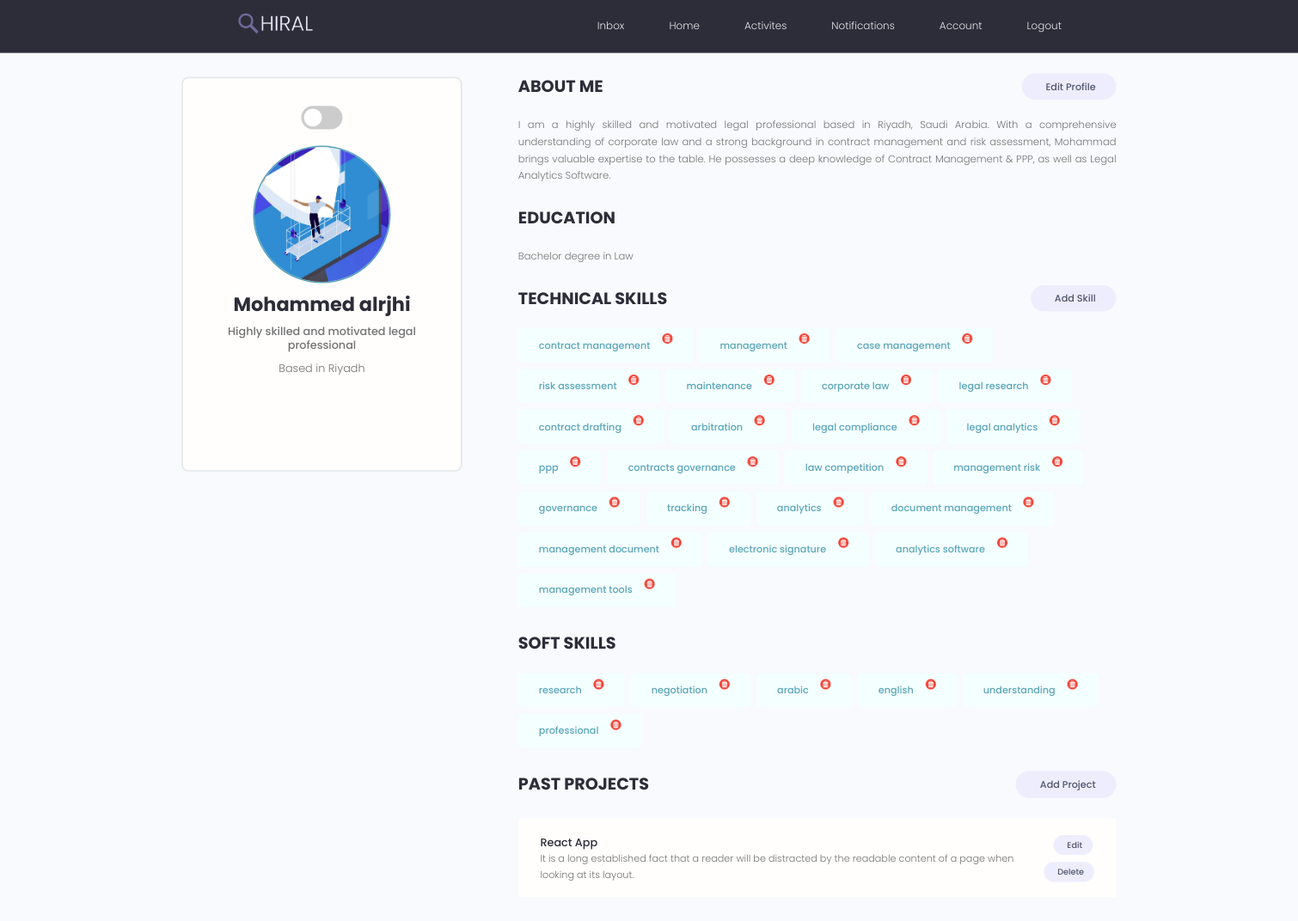
The page /account/ (signed in) on the database its author committed.
### accounts/models.py (models this page shows, shortened)
class Seeker(models.Model):
    user = models.OneToOneField(User, on_delete=models.CASCADE, primary_key=True)
    name = models.CharField(max_length=200, blank=True, null=True)
    email = models.EmailField(max_length=500, blank=True, null=True)
    username = models.CharField(max_length=200, blank=True, null=True)
    cv = models.FileField(upload_to='uploads/', null=True, blank=False)
    city = models.ForeignKey(City, on_delete=models.SET_NULL, null=True, blank=False)
    age = models.IntegerField(range(1, 75),null=True, blank=True)
    short_intro = models.CharField(max_length=200, null=True, blank=True)
    education = models.CharField(max_length=200, null=True, blank=True)
    bio = models.TextField(null=True, blank=True)
    profile_image =models.ImageField(null=True, blank=True, default='user-default.png')
    social_github = models.CharField(max_length=200, null=True, blank=True)
    social_twitter = models.CharField(max_length=200, null=True, blank=True)
    social_linkedin = models.CharField(max_length=200, null=True, blank=True)
    social_website = models.CharField(max_length=200, null=True, blank=True)
    is_active=models.BooleanField(default=True)
    numPOffers=models.IntegerField(range(1, 200), null=True)

class User(AbstractUser):
    email = models.EmailField(unique=True)
    email_verified = models.BooleanField(default=False)
    is_Seeker = models.BooleanField(default=False)
    is_Recruiter = models.BooleanField(default=False)

class City(models.Model):
    name = models.CharField(max_length=30)
    def __str__(self):
        return self.name

class Skill(models.Model):
    owner = models.ForeignKey(Seeker, on_delete=models.CASCADE,null=True, blank=True)
    category = models.ForeignKey(KnowledgeArea, on_delete=models.CASCADE, null=True, blank=False)
    name = models.CharField(max_length=200, blank=False, null=False)

class Project(models.Model):
    owner = models.ForeignKey(Seeker, on_delete=models.CASCADE,null=True, blank=True)
    name = models.CharField(max_length=200, blank=True)
    description = models.TextField(null=True,blank=True)
    link = models.CharField(max_length=200, null=True, blank=True)
    created = models.TextField(null=True,blank=True)
    id=models.UUIDField(default= uuid.uuid4, unique=True, primary_key=True, editable=False)

### accounts/views.py (the view)
# urls.py: path('account/', views.userAccount, name='account'),
@login_required(login_url='login')
def userAccount(request):
    applications = []
    skills = []
    account = None
    category = None
    projects = None
    job_posts = []
    selected_city = None
    month_year = None
    scores = []
    pie_data = []
    pie_labels = []
    histogram_data = []
    histogram_labels = []
    histogram_context = {}
    knowledge_areas_context = {}
    job_post_max = 1000
    form = UserAccountForm(request.POST or None)
    knowledge_areas = KnowledgeArea.objects.all()
    applications = Applications.objects.all()
    if request.user.is_Seeker:
            account = request.user.seeker
            skills = account.skill_set.all()
            category = get_object_or_404(KnowledgeArea, name='Soft skills')
            projects = account.project_set.all()
            seeker = get_object_or_404(Seeker, email=request.user.email)
            applications = Applications.objects.filter(seeker=seeker)
    if request.method == 'POST' and form.is_valid() and request.user.is_Recruiter:
        selected_city = form.cleaned_data.get('city')
        month_year = form.cleaned_data.get('month_year')
        if request.user.is_Recruiter:
            account = request.user.recruiter
            job_posts = JobPost.objects.all()
            print("knowledge_areas: " + str(knowledge_areas))
            print("applications: " + str(applications))
            for knowledge_area in knowledge_areas:
                if month_year is not None:
                    knowledge_areas_context[knowledge_area.name] = Applications.objects.filter(
                        jobpost__job_category__name=knowledge_area,
                        seeker__city__name=selected_city,
                        month_year=month_year).count()
                else:
                    knowledge_areas_context[knowledge_area.name] = Applications.objects.filter(
                        jobpost__job_category__name=knowledge_area,
                        seeker__city__name=selected_city).count()
            pie_labels = list(knowledge_areas_context.keys())
            pie_data = list(knowledge_areas_context.values())
            for knowledge_area in knowledge_areas:
                if month_year is not None:
                    histogram_context[knowledge_area.name] = JobPost.objects.filter(job_category__name=knowledge_area,
                                                                                    city__name=selected_city,
                                                                                    month_year=month_year).count()
                else:
                    histogram_context[knowledge_area.name] = JobPost.objects.filter(job_category__name=knowledge_area,
                                                                                    city__name=selected_city).count()
            print("histogram_context" + str(histogram_context))
            histogram_labels = list(histogram_context.keys())
            histogram_data = list(histogram_context.values())
            job_post_max=max(histogram_context, key=lambda key: histogram_context[key])
    else:
        for knowledge_area in knowledge_areas:
            category = get_object_or_404(KnowledgeArea, name='Soft skills')
            category2 = get_object_or_404(KnowledgeArea, name='Education')
            if knowledge_area == category or knowledge_area == category2  :
                print(123)
                continue
                print(123)
            knowledge_areas_context[knowledge_area.name] = Applications.objects.filter(
                jobpost__job_category__name=knowledge_area).count()
            histogram_context[knowledge_area.name] = JobPost.objects.filter(
                job_category__name=knowledge_area).count()
        pie_labels = list(knowledge_areas_context.keys())
        pie_data = list(knowledge_areas_context.values())
        histogram_labels = list(histogram_context.keys())
        histogram_data = list(histogram_context.values())
        job_post_max = max(histogram_context, key=lambda key: histogram_context[key])
    all_cities = City.objects.all()
    try:
        last_record = NumberOfViews.objects.latest('id')
        last_count = last_record.count
        print("Last record is: " + str(last_record))
        print("Last count is: " + str(last_count))
        new_record = NumberOfViews(count=last_record.count + 1)
        new_record.save()
    except NumberOfViews.DoesNotExist:
        last_record = None
        last_count = 0
        print("Last record is: " + str(last_record))
        print("Last count is: " + str(last_count))
        new_record = NumberOfViews(count=1)
        new_record.save()
    if selected_city is None:
        selected_city = "True"
    else:
        applications = Applications.objects.filter(seeker__city__name=selected_city)
    if month_year is None:
        month_year = ""
    if request.user.is_Recruiter:
            account = request.user.recruiter
    context = {'account': account, 'skills': skills, 'sk': category, 'all_cities': all_cities, 'selected_city': selected_city, 'month_year': month_year,
               'projects': projects, 'last_record': last_record,
               'last_count': last_count, "applications_length": len(applications),
               'job_post_max': job_post_max, 'pie_labels': pie_labels,'pie_data': pie_data,
               'histogram_labels': histogram_labels, 'histogram_data': histogram_data, 'scores': scores
               }
    return render(request, 'account.html', context)

### templates/account.html (shortened to what this page needs)
{% extends 'main.html' %}
{% block content %}
{% load static %}
{% if account.user.is_Seeker %}
  <main class="settingsPage profile my-md">
    <div class="container">
      <div class="layout">
        <div class="column column--1of3">
          <div class="card text-center">
            <div class="card__body dev" style="height: 570px;" >
              {% if account.user.is_Seeker %}
              <label class="switch">
                <span class="slider round"></span>
              </label>
              <br>
              {% endif %}
            <br>
              <img class="avatar avatar--xl dev__avatar" src="{{account.profile_image.url}}" />
              <h2 class="dev__name">{{user.first_name}}</h2>
              {% if account.short_intro %}
              <p class="dev__title">{{account.short_intro}}</p>
              {% endif %}
              <p class="dev__location">Based in {{account.city}}</p>
              <br>
            </div>
          </div>
        </div>
        <div class="column column--2of3">
          <div class="settings">
            {%if account.user.is_Seeker %}
            <h3 class="settings__title">About Me</h3>
            {% endif %}
            <a class="tag tag--pill tag--sub settings__btn tag--lg" href="{% url 'edit-account' %}"> Edit Profile</a>
          </div>
          {%if account.user.is_Seeker %}
          <div class="devInfo">
            <br>
            <p class="devInfo__about">
             {% if account.bio %}
              {% autoescape on %}
              {{ account.bio | linebreaksbr }}
              {% endautoescape %}
              {% else %}
              you don't have bio.
              {% endif %}
            </p>
          </div>
          {% endif %}
          {%if account.user.is_Seeker %}
          {% if account.education %}
          <div class="settings">
            <h3 class="settings__title">Education</h3>
          </div>
          <div class="devInfo">
            <br>
            <p class="devInfo__about">
              {% autoescape on %}
              {{ account.education | linebreaksbr }}
              {% endautoescape %}
            </p>
          </div>
          {%endif %}
          <div class="settings">
            <h3 class="settings__title">Technical skills</h3>
            <a class="tag tag--pill tag--sub settings__btn tag--lg" href="{% url 'add-skill' %}"> Add Skill</a>
          </div>
          <br>
              {% for skill in skills %}
              {% if skill.category != sk %}
                <span  class="tag  tag--lg tag--main" style="background-color:  #f4ffff">
                  <small style="background-color:  #f4ffff">{{skill.name}} &nbsp</small>
                  <a href="{% url 'delete-skill' skill.name %}"> <img style="width:15px;height:15px; margin-bottom: 10px; margin-left: 10px;" src='{% static "images/3687412.png" %}' alt="Delete" /></a>
                </span>
              {% endif%}
              {% endfor %}
              <br>
          <br>
          <h3 class="settings__title">Soft skills</h3>
          <br>
              {% for skill in skills %}
              {% if skill.category == sk %}
                <span  class="tag  tag--lg tag--main" style="background-color:  #f4ffff">
                 <small style="background-color:  #f4ffff">{{skill.name}} &nbsp </small>
                 <a href="{% url 'delete-skill' skill.name %}"><img style="width:15px;height:15px; margin-bottom: 10px; margin-left: 10px;" src='{% static "images/3687412.png" %}' alt="Delete" /></a>
                </span>
              {% endif%}
              {% endfor %}
          <br>
          <br>
          <div class="settings">
            <h3 class="settings__title">Past Projects</h3>
            <a class="tag tag--pill tag--sub settings__btn tag--lg" href="{% url 'create-project' %}"> Add Project</a>
          </div>
          {%if projects%}
          <table class="settings__table">
            {% for Project in projects %}
            <tr>
              <td class="settings__tableInfo">
                <h4>{{ Project.name}}   </h4>
                <p>
                  {{ Project.description}}
                  <a href="{{ Project.link }}" class="zmdi zmdi-share" style="color:#49899b;"></a>
                </p>
              </td>
              <td class="settings__tableActions">
                <a class="tag tag--pill tag--sub settings__btn" href="{% url 'update-project' Project.id %}"> Edit</a>
                <a class="tag tag--pill tag--sub  settings__btn" href="{% url 'delete-project' Project.id %}">
                  Delete</a>
              </td>
            </tr>
            {% endfor %}
          </table>
          {% else %}
          <br>
          <p class="devInfo__about">you don't have any projects</p>
          {% endif %}
          {% else %}
          <br>
          {% endif %}
        </div>
      </div>
    </div>
  </main>
{%endif%}
  {% endblock content %}

### rows shown on the page
Seeker: profile_image (picture), short_intro "Highly skilled and motivated legal professional", city "Riyadh", bio "I am a highly skilled and motivated legal professional based in Riyadh, Saudi Arabia. With a comprehensive understanding of corporate law and a strong background in contract management and risk assessment, Mohammad brings valuable expertise to the table. He possesses a deep knowledge of Contract Management & PPP, as well as Legal Analytics Software.", education "Bachelor degree in Law"
User: first_name "Mohammed alrjhi"
Skill: name "contract management"
Skill: name "management"
Skill: name "case management"
Skill: name "risk assessment"
Skill: name "maintenance"
Skill: name "corporate law"
Skill: name "legal research"
Skill: name "contract drafting"
Skill: name "arbitration"
Skill: name "legal compliance"
Skill: name "legal analytics"
Skill: name "ppp"
Skill: name "contracts governance"
Skill: name "law competition"
Skill: name "management risk"
Skill: name "governance"
Skill: name "tracking"
Skill: name "analytics"
Skill: name "document management"
Skill: name "management document"
Skill: name "electronic signature"
Skill: name "analytics software"
Skill: name "management tools"
Skill: name "research"
Skill: name "negotiation"
Skill: name "arabic"
Skill: name "english"
Skill: name "understanding"
Skill: name "professional"
Project: name "React App", description "It is a long established fact that a reader will be distracted by the readable content of a page when looking at its layout."
